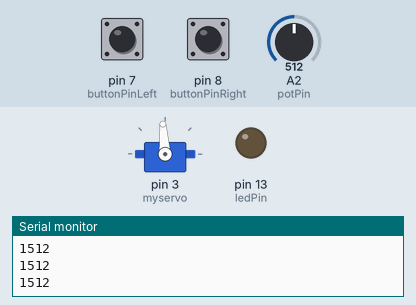
A sketch run on a simulated Arduino Uno, built with avr-gcc and run on an emulated ATmega328P. On the bench: servo, output pins drawn as LEDs (lit = HIGH), the last lines printed to the serial monitor. Inputs (shaded band) come from the test bench; at power-on: pin 7 (buttonPinLeft) LOW, pin 8 (buttonPinRight) LOW, A2 (potPin) = 512.

Above: at 1.2 s.
1.3 s: pin 7 (buttonPinLeft) pulled HIGH for 1 s
At 2.1 s:
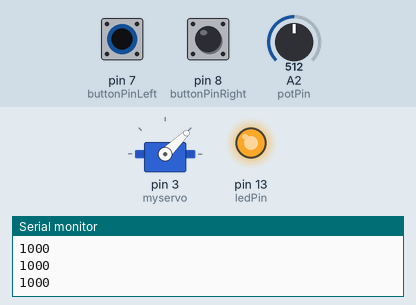
3.8 s: pin 8 (buttonPinRight) pulled HIGH for 1 s
At 4.6 s:
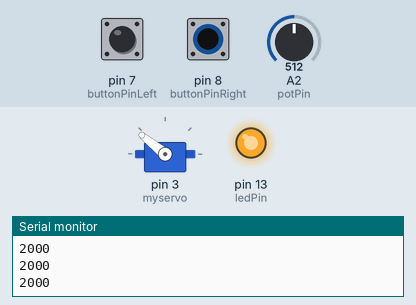
6.3 s: A2 (potPin) set to 716
At 6.7 s:
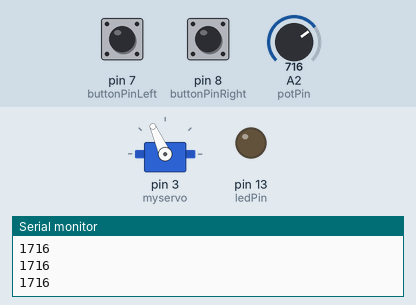
7.8 s: A2 (potPin) set to 900
At 8.9 s:
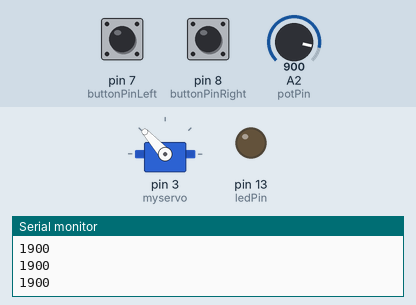
9.3 s: pin 7 (buttonPinLeft) pulled HIGH for 0.15 s
At 9.39 s:
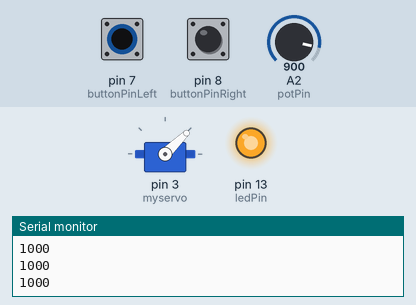
11.0 s: pin 8 (buttonPinRight) pulled HIGH for 3.2 s
At 12.6 s:
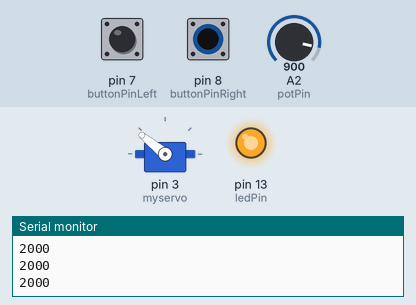
Timing chart, 0 to 15.8 s (numbered marks = the images above; inputs shaded):
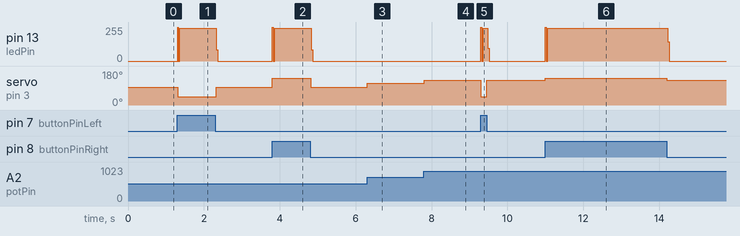

Measured:
- after the input at 1.3 s, pin 13 (ledPin): 0/255 → 246/255 at once, → 0/255 1.0 s later; servo on pin 3 (myservo): 94° → 44° at once, → 94° 1.0 s later
- after the input at 3.8 s, pin 13 (ledPin): 0/255 → 246/255 at once, → 0/255 1.0 s later; servo on pin 3 (myservo): 94° → 141° at once, → 94° 1.0 s later
- after the input at 6.3 s, servo on pin 3 (myservo): 94° → 114° at once
- after the input at 7.8 s, servo on pin 3 (myservo): 114° → 132° at once
- after the input at 9.3 s, pin 13 (ledPin): 0/255 → 246/255 at once, → 0/255 0.18 s later; servo on pin 3 (myservo): 132° → 44° at once, → 132° 0.16 s later
- after the input at 11.0 s, pin 13 (ledPin): 0/255 → 246/255 at once, → 0/255 3.2 s later; servo on pin 3 (myservo): 132° → 141° at once, → 132° 3.2 s later

The sketch:

potbuttonsandled.ino
```cpp
int potPin = 2;    // select the input pin for the potentiometer
int ledPin = 13;   // select the pin for the LED
int val = 0;       // variable to store the value coming from the sensor
int buttonPinLeft = 7;     // the number of the pushbutton pin
int buttonPinRight = 8;

int buttonStateLeft = 0;         // variable for reading the pushbutton status
int buttonStateRight = 0;
#include <Servo.h>
Servo myservo;

void setup() {
  pinMode(ledPin, OUTPUT);  // declare the ledPin as an OUTPUT
  Serial.begin(9600);
  myservo.attach(3);
}

void loop() {
  val = analogRead(potPin);    // read the value from the sensor
  //Serial.println(val);
  int wval = 1000 + val; //written val to servo
  myservo.writeMicroseconds(wval);

  buttonStateRight = digitalRead(buttonPinRight);
  buttonStateLeft = digitalRead(buttonPinLeft);

  // quick turns to full left and full right
  if (buttonStateLeft == HIGH) {
    wval = 1000;
    myservo.writeMicroseconds(wval);
    digitalWrite(ledPin, HIGH);
    delay(10);
  }
  if (buttonStateRight == HIGH) {
    wval = 2000;
    myservo.writeMicroseconds(wval);
    digitalWrite(ledPin, HIGH);
    delay(10);
  }
  digitalWrite(ledPin, LOW);
  Serial.println(wval);//value written to writems
  //Serial.println(myservo.read());//angle

}
```
